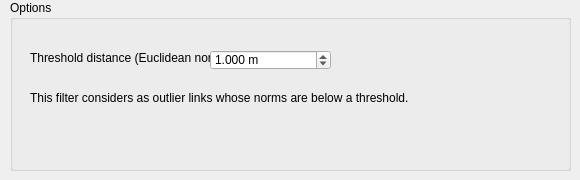
       <widget class="QWidget" name="MinDistOutlier">
        <widget class="QGroupBox" name="groupBox_14">
         <property name="geometry">
          <rect>
           <x>10</x>
           <y>0</y>
           <width>561</width>
           <height>171</height>
          </rect>
         </property>
         <property name="title">
          <string>Options</string>
         </property>
         <widget class="QLabel" name="minDistOutlierTitle">
          <property name="geometry">
           <rect>
            <x>20</x>
            <y>50</y>
            <width>246</width>
            <height>16</height>
           </rect>
          </property>
          <property name="text">
           <string>Threshold distance (Euclidean norm)</string>
          </property>
         </widget>
         <widget class="QDoubleSpinBox" name="minDistOutlier">
          <property name="geometry">
           <rect>
            <x>200</x>
            <y>50</y>
            <width>121</width>
            <height>20</height>
           </rect>
          </property>
          <property name="suffix">
           <string> m</string>
          </property>
          <property name="decimals">
           <number>3</number>
          </property>
          <property name="minimum">
           <double>0.001000000000000</double>
          </property>
          <property name="maximum">
           <double>10000000.000000000000000</double>
          </property>
          <property name="singleStep">
           <double>0.010000000000000</double>
          </property>
          <property name="value">
           <double>1.000000000000000</double>
          </property>
         </widget>
         <widget class="QLabel" name="label_4">
          <property name="geometry">
           <rect>
            <x>20</x>
            <y>90</y>
            <width>421</width>
            <height>16</height>
           </rect>
          </property>
          <property name="text">
           <string>This filter considers as outlier links whose norms are below a threshold.</string>
          </property>
         </widget>
        </widget>
       </widget>
